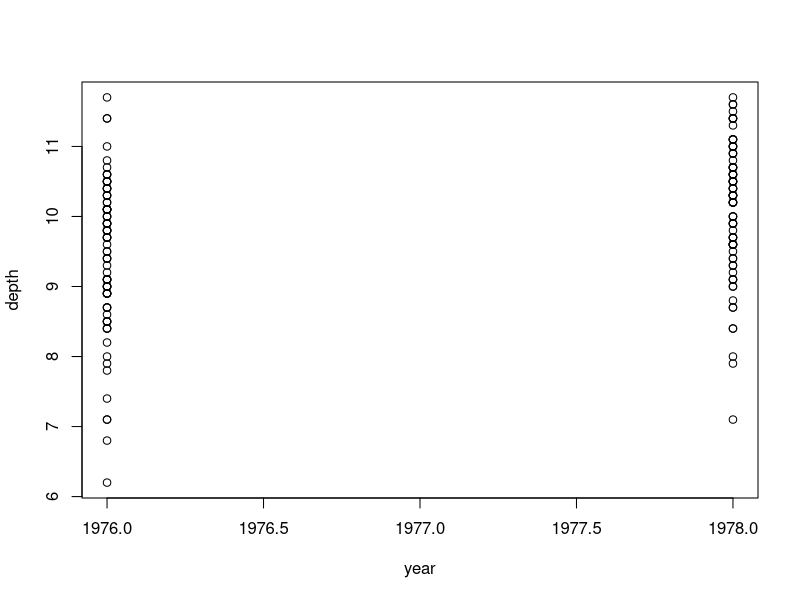
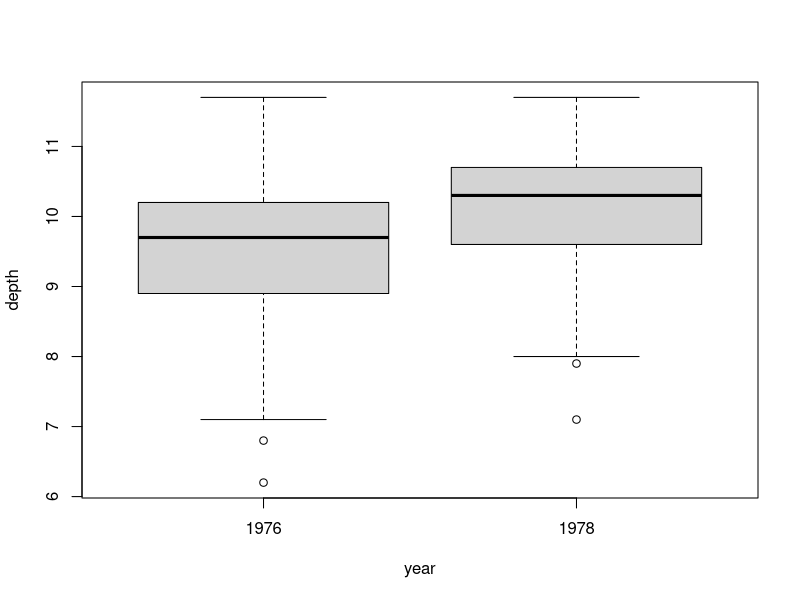

The R script that drew these images, in order:

# The first thing is to change your working directory
setwd("U:\\401A\\sleuth3csv")
# if you are using your own computer, select File -> Change dir...
# and select the location where you put all the datasets. 

getwd() # Check your working directory



# For calculating pvalues
(p1 = 1-pnorm(2))         # P(Z > 2)
(p2 = 1-pt(3,5))          # P(t_5 > 3)
(p3 = 1-pt(3,5)+pt(-3,5)) # P(t_5 > |3|)
(p4 = 1-pf(5,25,26))      # P(F_25,26 > 5)

# Critical values for constructing confidence intervals
(q1 = qnorm(.975))        # 0.975 = P(Z<q1)
(q2 = qt(.975,5))         # 0.975 = P(t_5 > q2)




case0201 = read.csv('case0201.csv')
names(case0201) = tolower(names(case0201))

head(case0201,10) # first 10 rows

# Something like Display 2.1, see the boxplots 
by(case0201$depth, case0201$year, stem)

# but this is better 
plot(depth~year, case0201) 
boxplot(depth~year, case0201)

# Statistical Conclusion on page 30
t.test(depth~year, case0201, var.equal=TRUE)




case0202 = read.csv('case0202.csv')
names(case0202) = tolower(names(case0202)) 
case0202$diff = with(case0202, unaffected-affected)

# Display 2.2 
case0202
summary(case0202)

mean(case0202$diff)
sd(case0202$diff)
length(case0202$diff)

# Results above Display 2.2 and on the next page
t.test(case0202$diff) # or the next one
t.test(case0202$unaffected, case0202$affected, paired=TRUE, mu=0)



# Displays 2.8, 2.9, 2.10 
stats = function(x) return(c(length(x), mean(x), sd(x)))
by(case0201$depth, case0201$year, stats)

# An alternative is to use the plyr package
# this package needs to be installed prior to use
install.packages("plyr") 
# after installing, comment the line above by putting a '#' at the beginning
require(plyr) # this loads the package for the current R session
ddply(case0201, .(year), summarize, n=length(depth), mean=mean(depth), sd=sd(depth))



# Getting help
?t.test              # function name must match exactly
help.search("ttest")



# When you quit R, it will ask you 'Save workspace image?' 
# get into the habit of clicking 'No'
